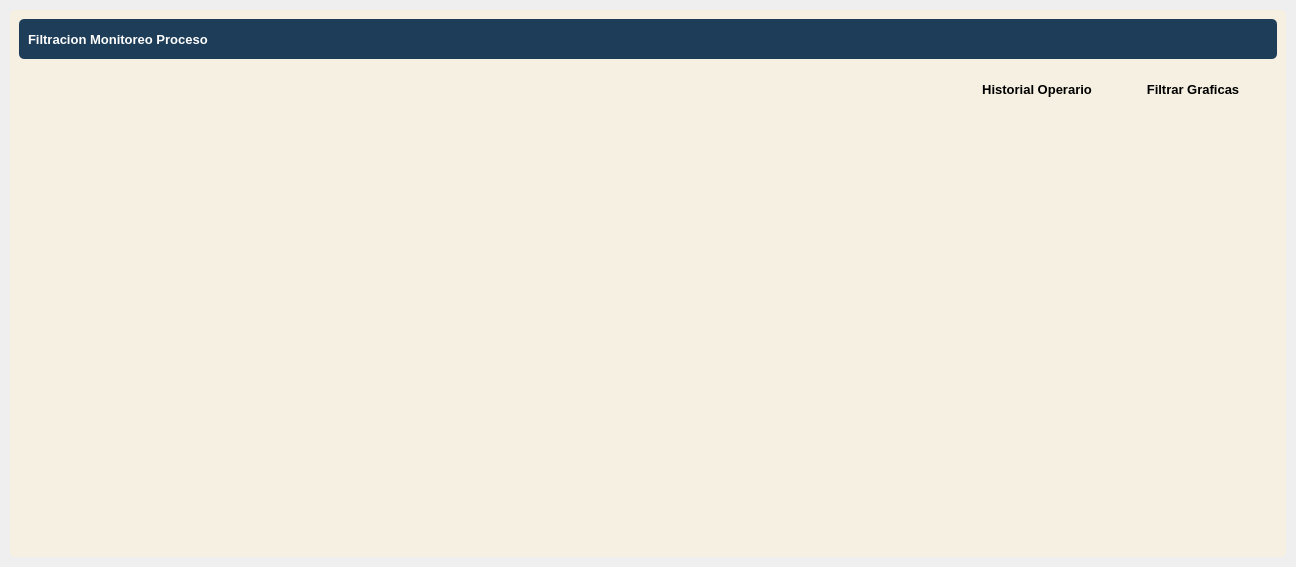
<?xml version="1.0" encoding="UTF-8"?>
<ui version="4.0">
 <class>MainWindow</class>
 <widget class="QWidget" name="MainWindow">
  <property name="geometry">
   <rect>
    <x>0</x>
    <y>0</y>
    <width>1296</width>
    <height>567</height>
   </rect>
  </property>
  <property name="windowTitle">
   <string>Form</string>
  </property>
  <property name="styleSheet">
   <string notr="true">border-radius: 5px;</string>
  </property>
  <layout class="QVBoxLayout" name="verticalLayout">
   <property name="spacing">
    <number>0</number>
   </property>
   <property name="leftMargin">
    <number>0</number>
   </property>
   <property name="topMargin">
    <number>0</number>
   </property>
   <property name="rightMargin">
    <number>0</number>
   </property>
   <property name="bottomMargin">
    <number>0</number>
   </property>
   <item>
    <widget class="QFrame" name="central_widget_frame">
     <property name="frameShape">
      <enum>QFrame::StyledPanel</enum>
     </property>
     <property name="frameShadow">
      <enum>QFrame::Raised</enum>
     </property>
     <layout class="QVBoxLayout" name="shadow_layout">
      <property name="spacing">
       <number>0</number>
      </property>
      <property name="leftMargin">
       <number>10</number>
      </property>
      <property name="topMargin">
       <number>10</number>
      </property>
      <property name="rightMargin">
       <number>10</number>
      </property>
      <property name="bottomMargin">
       <number>10</number>
      </property>
      <item>
       <widget class="QFrame" name="background_frame">
        <property name="styleSheet">
         <string notr="true">background-color: rgb(245, 240, 225);</string>
        </property>
        <property name="frameShape">
         <enum>QFrame::StyledPanel</enum>
        </property>
        <property name="frameShadow">
         <enum>QFrame::Raised</enum>
        </property>
        <layout class="QVBoxLayout" name="verticalLayout_3">
         <property name="spacing">
          <number>0</number>
         </property>
         <property name="leftMargin">
          <number>0</number>
         </property>
         <property name="topMargin">
          <number>0</number>
         </property>
         <property name="rightMargin">
          <number>0</number>
         </property>
         <property name="bottomMargin">
          <number>0</number>
         </property>
         <item>
          <widget class="QFrame" name="content_frame">
           <property name="frameShape">
            <enum>QFrame::StyledPanel</enum>
           </property>
           <property name="frameShadow">
            <enum>QFrame::Raised</enum>
           </property>
           <layout class="QVBoxLayout" name="verticalLayout_4">
            <item>
             <widget class="QFrame" name="top_bar_frame">
              <property name="minimumSize">
               <size>
                <width>0</width>
                <height>40</height>
               </size>
              </property>
              <property name="maximumSize">
               <size>
                <width>16777215</width>
                <height>40</height>
               </size>
              </property>
              <property name="styleSheet">
               <string notr="true">background-color: #1e3d59;</string>
              </property>
              <property name="frameShape">
               <enum>QFrame::StyledPanel</enum>
              </property>
              <property name="frameShadow">
               <enum>QFrame::Raised</enum>
              </property>
              <layout class="QHBoxLayout" name="horizontalLayout_3">
               <item>
                <widget class="QLabel" name="title_label">
                 <property name="font">
                  <font>
                   <pointsize>10</pointsize>
                   <bold>true</bold>
                  </font>
                 </property>
                 <property name="styleSheet">
                  <string notr="true">color: white;</string>
                 </property>
                 <property name="text">
                  <string>Filtracion Monitoreo Proceso</string>
                 </property>
                </widget>
               </item>
               <item>
                <widget class="QFrame" name="buttons_holder_frame">
                 <property name="minimumSize">
                  <size>
                   <width>0</width>
                   <height>30</height>
                  </size>
                 </property>
                 <property name="maximumSize">
                  <size>
                   <width>110</width>
                   <height>16777215</height>
                  </size>
                 </property>
                 <property name="frameShape">
                  <enum>QFrame::StyledPanel</enum>
                 </property>
                 <property name="frameShadow">
                  <enum>QFrame::Raised</enum>
                 </property>
                 <widget class="QToolButton" name="minimize_button">
                  <property name="geometry">
                   <rect>
                    <x>10</x>
                    <y>0</y>
                    <width>22</width>
                    <height>22</height>
                   </rect>
                  </property>
                  <property name="text">
                   <string/>
                  </property>
                  <property name="icon">
                   <iconset>
                    <normaloff>../../pys6-recipes-organizer/assets/icons/minimize-window.png</normaloff>../../pys6-recipes-organizer/assets/icons/minimize-window.png</iconset>
                  </property>
                  <property name="iconSize">
                   <size>
                    <width>25</width>
                    <height>25</height>
                   </size>
                  </property>
                 </widget>
                 <widget class="QToolButton" name="restore_button">
                  <property name="geometry">
                   <rect>
                    <x>50</x>
                    <y>0</y>
                    <width>22</width>
                    <height>22</height>
                   </rect>
                  </property>
                  <property name="text">
                   <string/>
                  </property>
                  <property name="icon">
                   <iconset>
                    <normaloff>../../pys6-recipes-organizer/assets/icons/restore-window.png</normaloff>../../pys6-recipes-organizer/assets/icons/restore-window.png</iconset>
                  </property>
                  <property name="iconSize">
                   <size>
                    <width>25</width>
                    <height>25</height>
                   </size>
                  </property>
                 </widget>
                 <widget class="QToolButton" name="maximize_button">
                  <property name="geometry">
                   <rect>
                    <x>50</x>
                    <y>0</y>
                    <width>22</width>
                    <height>22</height>
                   </rect>
                  </property>
                  <property name="text">
                   <string/>
                  </property>
                  <property name="icon">
                   <iconset>
                    <normaloff>../../pys6-recipes-organizer/assets/icons/maximize-window.png</normaloff>../../pys6-recipes-organizer/assets/icons/maximize-window.png</iconset>
                  </property>
                  <property name="iconSize">
                   <size>
                    <width>25</width>
                    <height>25</height>
                   </size>
                  </property>
                 </widget>
                 <widget class="QToolButton" name="close_button">
                  <property name="geometry">
                   <rect>
                    <x>90</x>
                    <y>0</y>
                    <width>21</width>
                    <height>22</height>
                   </rect>
                  </property>
                  <property name="text">
                   <string/>
                  </property>
                  <property name="icon">
                   <iconset>
                    <normaloff>../../pys6-recipes-organizer/assets/icons/close-window.png</normaloff>../../pys6-recipes-organizer/assets/icons/close-window.png</iconset>
                  </property>
                  <property name="iconSize">
                   <size>
                    <width>25</width>
                    <height>25</height>
                   </size>
                  </property>
                 </widget>
                </widget>
               </item>
              </layout>
             </widget>
            </item>
            <item>
             <widget class="QFrame" name="action_bar_frame">
              <property name="minimumSize">
               <size>
                <width>0</width>
                <height>39</height>
               </size>
              </property>
              <property name="frameShape">
               <enum>QFrame::StyledPanel</enum>
              </property>
              <property name="frameShadow">
               <enum>QFrame::Raised</enum>
              </property>
              <layout class="QHBoxLayout" name="horizontalLayout_2">
               <item>
                <spacer name="horizontalSpacer">
                 <property name="orientation">
                  <enum>Qt::Horizontal</enum>
                 </property>
                 <property name="sizeHint" stdset="0">
                  <size>
                   <width>40</width>
                   <height>20</height>
                  </size>
                 </property>
                </spacer>
               </item>
               <item>
                <widget class="QPushButton" name="new_recipe_button_3">
                 <property name="minimumSize">
                  <size>
                   <width>150</width>
                   <height>30</height>
                  </size>
                 </property>
                 <property name="font">
                  <font>
                   <pointsize>10</pointsize>
                   <bold>true</bold>
                  </font>
                 </property>
                 <property name="styleSheet">
                  <string notr="true">QPushButton{
	background-color : #ff6e40;
	color: white;
}
QPushButton::hover {background-color : #ffc13b};</string>
                 </property>
                 <property name="text">
                  <string>Historial Operario</string>
                 </property>
                 <property name="icon">
                  <iconset>
                   <normaloff>../../pys6-recipes-organizer/assets/icons/plus.png</normaloff>../../pys6-recipes-organizer/assets/icons/plus.png</iconset>
                 </property>
                 <property name="iconSize">
                  <size>
                   <width>20</width>
                   <height>20</height>
                  </size>
                 </property>
                </widget>
               </item>
               <item>
                <widget class="QPushButton" name="new_recipe_button_2">
                 <property name="minimumSize">
                  <size>
                   <width>150</width>
                   <height>30</height>
                  </size>
                 </property>
                 <property name="font">
                  <font>
                   <pointsize>10</pointsize>
                   <bold>true</bold>
                  </font>
                 </property>
                 <property name="styleSheet">
                  <string notr="true">QPushButton{
	background-color : #ff6e40;
	color: white;
}
QPushButton::hover {background-color : #ffc13b};</string>
                 </property>
                 <property name="text">
                  <string>Filtrar Graficas</string>
                 </property>
                 <property name="icon">
                  <iconset>
                   <normaloff>../../pys6-recipes-organizer/assets/icons/plus.png</normaloff>../../pys6-recipes-organizer/assets/icons/plus.png</iconset>
                 </property>
                 <property name="iconSize">
                  <size>
                   <width>20</width>
                   <height>20</height>
                  </size>
                 </property>
                </widget>
               </item>
              </layout>
             </widget>
            </item>
            <item>
             <widget class="QTableWidget" name="recipes_table"/>
            </item>
           </layout>
          </widget>
         </item>
        </layout>
       </widget>
      </item>
     </layout>
    </widget>
   </item>
  </layout>
 </widget>
 <resources/>
 <connections/>
</ui>
